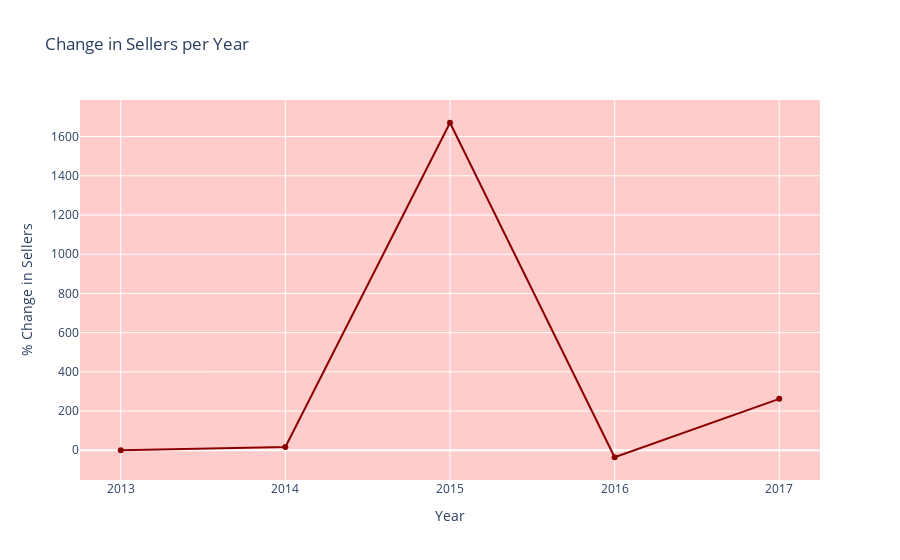

Source (notebook cell):
### Code cell
fig = px.line(seller_count, x="year_", y="%_change", title='Change in Sellers per Year',labels={'year_':'Year','%_change':'% Change in Sellers'},color_discrete_sequence=['darkred'],markers=True,hover_data='change_in_seller_count')
fig.update_layout(plot_bgcolor='rgba(255,0,0,0.2)',xaxis_type='category')
fig.show()

### Figure 1 — Plotly figure (JSON) as saved in the notebook; plotly's stock layout.template omitted (floating-point values rounded to 4 significant figures)
{"data": [{"customdata": [[0], [17], [301], [194], [703]], "hovertemplate": "Year=%{x}<br>% Change in Sellers=%{y}<br>change_in_seller_count=%{customdata[0]}<extra></extra>", "legendgroup": "", "line": {"color": "darkred", "dash": "solid"}, "marker": {"symbol": "circle"}, "mode": "lines+markers", "name": "", "orientation": "v", "showlegend": false, "type": "scatter", "x": [2013, 2014, 2015, 2016, 2017], "xaxis": "x", "y": [0, 17, 1671.0, -35.55, 262.4], "yaxis": "y"}], "layout": {"legend": {"tracegroupgap": 0}, "plot_bgcolor": "rgba(255,0,0,0.2)", "title": {"text": "Change in Sellers per Year"}, "xaxis": {"anchor": "y", "domain": [0, 1], "title": {"text": "Year"}, "type": "category"}, "yaxis": {"anchor": "x", "domain": [0, 1], "title": {"text": "% Change in Sellers"}}}}
